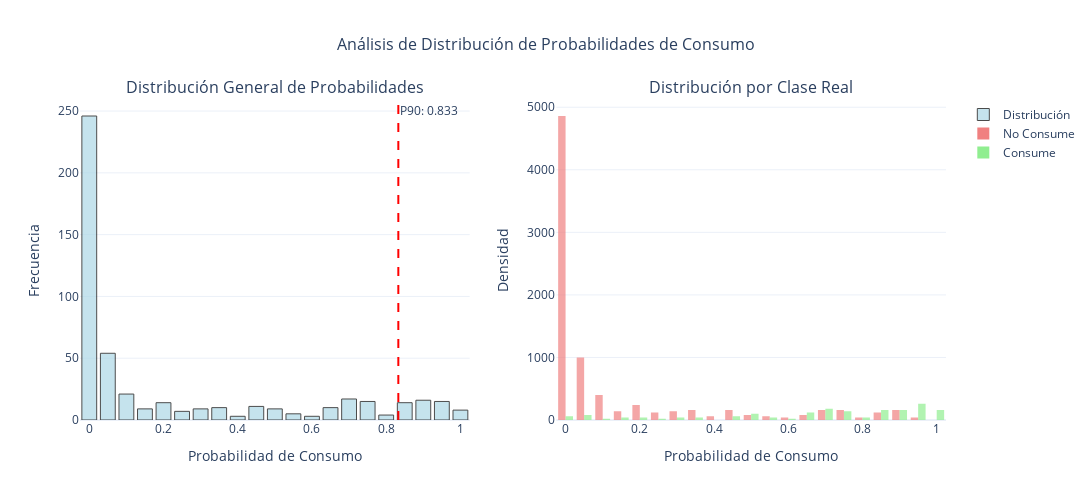
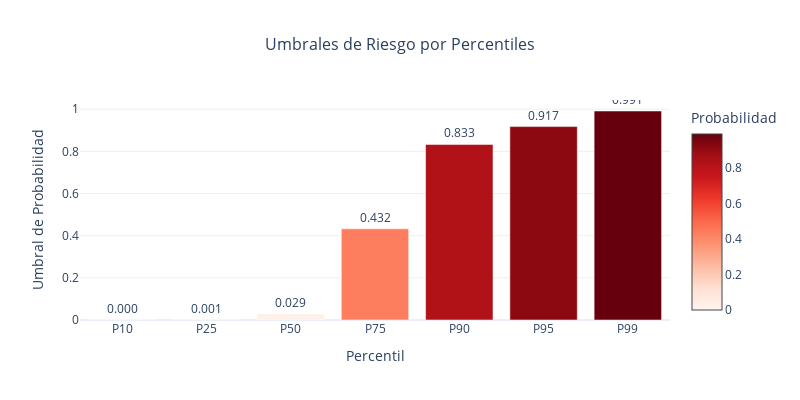

The notebook cell saved with these charts, in order:
### Code cell
# Umbrales de riesgo
percentiles = [10, 25, 50, 75, 90, 95, 99]
thresholds = np.percentile(probas_sample, percentiles)

print("\nUMBRALES DE RIESGO DE CONSUMO")
print("="*40)
for p, t in zip(percentiles, thresholds):
    print(f"Percentil {p:2d}: {t:.3f}")

# Distribución de probabilidades con Plotly
fig = make_subplots(
    rows=1, cols=2,
    subplot_titles=('Distribución General de Probabilidades', 'Distribución por Clase Real'),
    horizontal_spacing=0.1
)

# Gráfico 1: Distribución general
fig.add_trace(
    go.Histogram(
        x=probas_sample,
        nbinsx=30,
        name='Distribución',
        marker=dict(color='lightblue', line=dict(color='black', width=1)),
        opacity=0.7
    ),
    row=1, col=1
)

# Línea del percentil 90
fig.add_vline(
    x=thresholds[percentiles.index(90)],
    line_width=2,
    line_dash="dash",
    line_color="red",
    annotation_text=f"P90: {thresholds[percentiles.index(90)]:.3f}",
    annotation_position="top right",
    row=1, col=1
)

# Gráfico 2: Distribución por clase
fig.add_trace(
    go.Histogram(
        x=probas_sample[y_sample == 0],
        nbinsx=20,
        name='No Consume',
        marker=dict(color='lightcoral', opacity=0.7),
        histnorm='density'
    ),
    row=1, col=2
)

fig.add_trace(
    go.Histogram(
        x=probas_sample[y_sample == 1],
        nbinsx=20,
        name='Consume',
        marker=dict(color='lightgreen', opacity=0.7),
        histnorm='density'
    ),
    row=1, col=2
)

fig.update_layout(
    title={
        'text': 'Análisis de Distribución de Probabilidades de Consumo',
        'x': 0.5,
        'xanchor': 'center',
        'font': {'size': 16}
    },
    height=500,
    width=1200,
    template='plotly_white',
    showlegend=True
)

# Actualizar etiquetas de ejes
fig.update_xaxes(title_text="Probabilidad de Consumo", row=1, col=1)
fig.update_xaxes(title_text="Probabilidad de Consumo", row=1, col=2)
fig.update_yaxes(title_text="Frecuencia", row=1, col=1)
fig.update_yaxes(title_text="Densidad", row=1, col=2)

fig.show()

# Gráfico adicional: Matriz de umbrales
threshold_df = pd.DataFrame({
    'Percentil': [f"P{p}" for p in percentiles],
    'Umbral': thresholds,
    'Descripción': [
        'Muy Bajo', 'Bajo', 'Medio-Bajo', 'Medio-Alto', 
        'Alto', 'Muy Alto', 'Crítico'
    ]
})

fig_threshold = go.Figure()

fig_threshold.add_trace(go.Bar(
    x=threshold_df['Percentil'],
    y=threshold_df['Umbral'],
    text=[f"{val:.3f}" for val in threshold_df['Umbral']],
    textposition='outside',
    marker=dict(
        color=threshold_df['Umbral'],
        colorscale='Reds',
        showscale=True,
        colorbar=dict(title="Probabilidad")
    ),
    hovertemplate='<b>%{x}</b><br>Umbral: %{y:.3f}<br>Nivel: %{text}<extra></extra>',
    customdata=threshold_df['Descripción']
))

fig_threshold.update_layout(
    title={
        'text': 'Umbrales de Riesgo por Percentiles',
        'x': 0.5,
        'xanchor': 'center',
        'font': {'size': 16}
    },
    xaxis_title='Percentil',
    yaxis_title='Umbral de Probabilidad',
    height=400,
    width=800,
    template='plotly_white'
)

fig_threshold.show()

### Figure 1 — Plotly figure (JSON) as saved in the notebook; plotly's stock layout.template omitted (floating-point values rounded to 4 significant figures; data arrays with more than 128 entries replaced by an {"elided": "..."} marker saying what was removed)
{"data": [{"marker": {"color": "lightblue", "line": {"color": "black", "width": 1}}, "name": "Distribución", "nbinsx": 30, "opacity": 0.7, "type": "histogram", "x": {"elided": "500 float values"}, "xaxis": "x", "yaxis": "y"}, {"histnorm": "density", "marker": {"color": "lightcoral", "opacity": 0.7}, "name": "No Consume", "nbinsx": 20, "type": "histogram", "x": {"elided": "411 float values"}, "xaxis": "x2", "yaxis": "y2"}, {"histnorm": "density", "marker": {"color": "lightgreen", "opacity": 0.7}, "name": "Consume", "nbinsx": 20, "type": "histogram", "x": [0.5117, 0.4365, 0.9304, 0.7078, 0.3553, 0.7629, 0.8265, 0.9914, 0.8863, 0.0246, 0.6034, 0.03904, 0.5149, 0.9386, 0.1859, 0.7455, 0.8392, 0.1477, 0.7519, 0.6392, 0.2707, 0.7179, 0.06755, 0.3743, 0.679, 0.68, 0.9273, 0.9956, 0.5591, 0.8999, 0.697, 0.8724, 0.8588, 0.4507, 0.9974, 0.3184, 0.9034, 0.176, 0.637, 0.9591, 0.8915, 0.9141, 0.9942, 0.966, 0.01328, 0.8297, 0.7455, 0.03904, 0.9974, 0.9174, 0.7488, 0.9219, 0.06223, 0.5219, 0.9984, 0.6272, 0.9876, 0.7018, 0.1144, 0.7604, 0.9496, 0.9317, 0.001015, 0.1545, 0.6611, 0.728, 0.8352, 0.5005, 0.6745, 0.9366, 0.8222, 0.8087, 0.464, 0.9318, 0.9399, 0.9333, 0.965, 0.8971, 0.9715, 0.7159, 0.5149, 0.723, 0.2933, 0.5341, 0.8505, 0.843, 0.9755, 0.6817, 0.6428], "xaxis": "x2", "yaxis": "y2"}], "layout": {"annotations": [{"font": {"size": 16}, "showarrow": false, "text": "Distribución General de Probabilidades", "x": 0.225, "xanchor": "center", "xref": "paper", "y": 1, "yanchor": "bottom", "yref": "paper"}, {"font": {"size": 16}, "showarrow": false, "text": "Distribución por Clase Real", "x": 0.775, "xanchor": "center", "xref": "paper", "y": 1, "yanchor": "bottom", "yref": "paper"}, {"showarrow": false, "text": "P90: 0.833", "x": 0.8327, "xanchor": "left", "xref": "x", "y": 1, "yanchor": "top", "yref": "y domain"}], "height": 500, "shapes": [{"line": {"color": "red", "dash": "dash", "width": 2}, "type": "line", "x0": 0.8327, "x1": 0.8327, "xref": "x", "y0": 0, "y1": 1, "yref": "y domain"}], "showlegend": true, "title": {"font": {"size": 16}, "text": "Análisis de Distribución de Probabilidades de Consumo", "x": 0.5, "xanchor": "center"}, "width": 1200, "xaxis": {"anchor": "y", "domain": [0, 0.45], "title": {"text": "Probabilidad de Consumo"}}, "xaxis2": {"anchor": "y2", "domain": [0.55, 1], "title": {"text": "Probabilidad de Consumo"}}, "yaxis": {"anchor": "x", "domain": [0, 1], "title": {"text": "Frecuencia"}}, "yaxis2": {"anchor": "x2", "domain": [0, 1], "title": {"text": "Densidad"}}}}

### Figure 2 — Plotly figure (JSON) as saved in the notebook; plotly's stock layout.template omitted (floating-point values rounded to 4 significant figures)
{"data": [{"customdata": ["Muy Bajo", "Bajo", "Medio-Bajo", "Medio-Alto", "Alto", "Muy Alto", "Crítico"], "hovertemplate": "<b>%{x}</b><br>Umbral: %{y:.3f}<br>Nivel: %{text}<extra></extra>", "marker": {"color": [0.0, 0.0005871, 0.02902, 0.4324, 0.8327, 0.9175, 0.9914], "colorbar": {"title": {"text": "Probabilidad"}}, "colorscale": [[0, "rgb(255,245,240)"], [0.125, "rgb(254,224,210)"], [0.25, "rgb(252,187,161)"], [0.375, "rgb(252,146,114)"], [0.5, "rgb(251,106,74)"], [0.625, "rgb(239,59,44)"], [0.75, "rgb(203,24,29)"], [0.875, "rgb(165,15,21)"], [1, "rgb(103,0,13)"]], "showscale": true}, "text": ["0.000", "0.001", "0.029", "0.432", "0.833", "0.917", "0.991"], "textposition": "outside", "type": "bar", "x": ["P10", "P25", "P50", "P75", "P90", "P95", "P99"], "y": [0.0, 0.0005871, 0.02902, 0.4324, 0.8327, 0.9175, 0.9914]}], "layout": {"height": 400, "title": {"font": {"size": 16}, "text": "Umbrales de Riesgo por Percentiles", "x": 0.5, "xanchor": "center"}, "width": 800, "xaxis": {"title": {"text": "Percentil"}}, "yaxis": {"title": {"text": "Umbral de Probabilidad"}}}}
